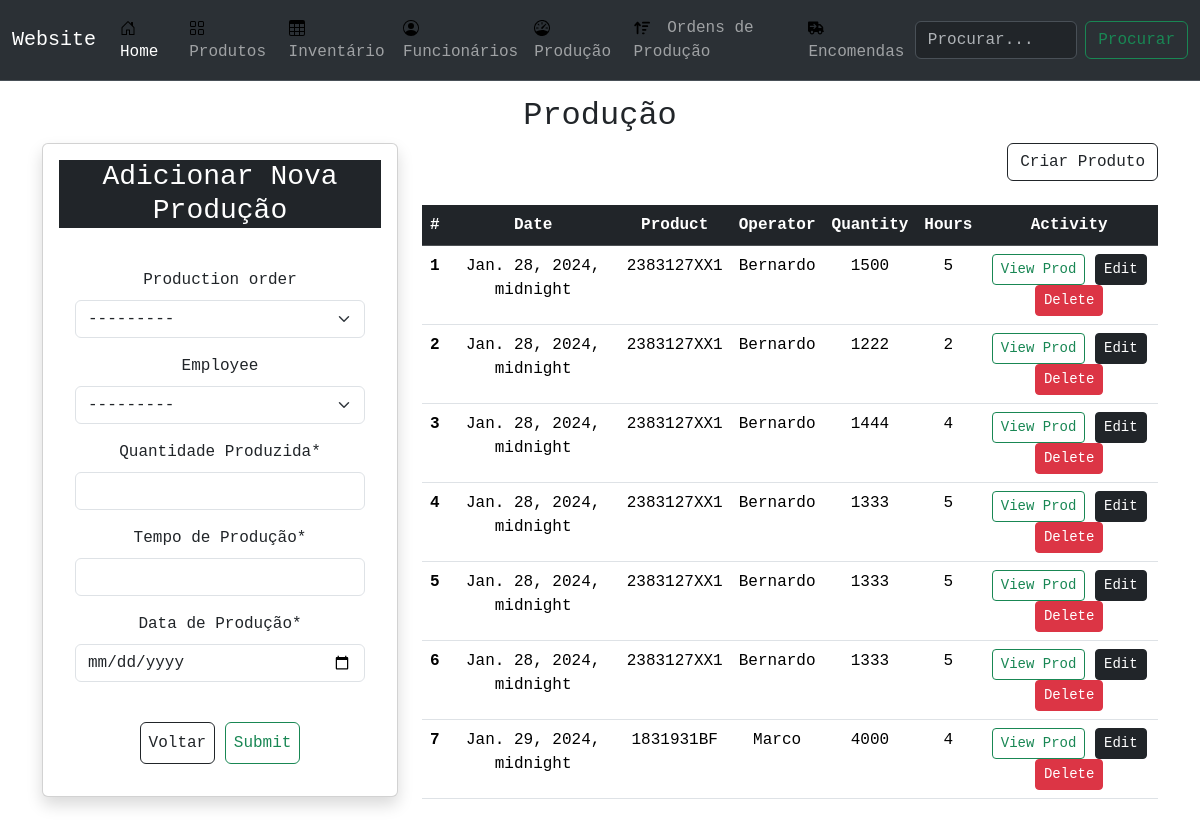
Screenshot of /product/production/ with the database file from the repository.
### product/models.py (models this page shows, shortened)
class Production(models.Model):
    production_order = models.ForeignKey(ProductionOrder, on_delete=models.CASCADE, blank=True, null=True)
    employee = models.ForeignKey(Employee, on_delete=models.CASCADE, blank=True, null=True)
    quantity = models.IntegerField(verbose_name='Quantidade Produzida')
    time = models.IntegerField(verbose_name= 'Tempo de Produção')
    date = models.DateTimeField(verbose_name='Data de Produção')

class ProductionOrder(models.Model):
    product = models.OneToOneField(Product, on_delete=models.CASCADE, unique=True, blank=True, verbose_name='Produto')
    quantity_ordered = models.IntegerField(verbose_name= 'Quantidade da Ordem')
    quantity_produced = models.IntegerField(verbose_name='Quantidade Produzida', default = 0)
    state = models.CharField(
        max_length=2,
        choices=ProductionState.choices,
        blank= True,
        null= True,
    )
    created = models.DateTimeField(auto_now_add=True)
    def __str__(self):
        return f'{self.product} - Quantidade: {self.quantity_ordered} - Estado: {self.get_state_display()}'

class Product(models.Model):
    CATEGORY = {
    "SHIELD" : "SHIELD",
    "BRACKET" : "BRACKET",
    "ASSEMBLY" : "HANGER ASSEMBLY",
    }
    name=models.CharField(max_length=120, verbose_name='Produto')
    image=models.ImageField(upload_to='product', default='random.jpg')
    description = models.TextField(verbose_name="Descrição", default=" Sem Descrição ")
    price = models.FloatField(help_text='euros cada', verbose_name="Preço")
    category = models.CharField(max_length=20, choices=CATEGORY, blank=True, verbose_name="Categoria")
    created=models.DateTimeField(auto_now_add=True)
    updated=models.DateTimeField(auto_now=True)
    def __str__(self):
        return f'{self.name} - ({self.category})'

### human/models.py (models this page shows, shortened)
class Employee(models.Model):
    first_name = models.CharField(max_length=50)
    last_name = models.CharField(max_length=50)
    email = models.EmailField(max_length=50)
    department = models.CharField(
        max_length=3,
        choices=Department.choices,
        default=Department.PROD
    )
    image = models.ImageField(upload_to='func' ,default='random.jpg')
    contact = models.CharField(max_length=150, blank=True, null=True)
    nationality = models.CharField(max_length=150, default='portuguesa')
    address = models.CharField(max_length=150, blank=True, null=True)
    def __str__(self):
        return f'{self.first_name} {self.last_name} - {self.department}'

### product/views.py (the view)
# urls.py: path('production/', productionView, name='prod'),
def productionView(request):
    q = request.GET.get('q') if request.GET.get('q') is not None else ''
    productions = Production.objects.filter(
        Q(employee__first_name__icontains=q) |
        Q(inventary__product__name__icontains=q)
    )
    ProductionFormSet = modelformset_factory(Production, ProductionForm, extra=1, formset=BaseProductionFormSet)
    formset = ProductionFormSet(queryset=Production.objects.none())
    if request.method == 'POST':
        formset = ProductionFormSet(request.POST)
        if formset.is_valid():
            formset.save()
            return redirect('product:prod')
            messages.success(request, 'Productions added with success!', "alert-success alert-dismissible")
    context = {
        'objects': productions,
        'form':formset,
    }
    return render(request, 'product/production.html', context)

### product/templates/product/production.html
{% extends 'main.html' %}
{% block content %}
<main class="layout__page">
    <div class="container">
        <div class="row text-center">
            <h2>Produção</h2>
        </div>
        <div class="row">
            <div class="col-4">
                {% include 'product/card_form_production.html' %}
            </div>
            <div class="col">
                <div class="text-end">
                    <a type="button" class="btn btn-outline-dark" href="{% url 'product:create' %}">Criar Produto</a>
                </div>
                <div class="row my-4 text-center">
                    <div class="col-ms-2 text-center">
                        <table class="table bg-white">
                            <thead class="thead-dark">
                                <tr class="table-dark">
                                    <th scope="col">#</th>
                                    <th scope="col">Date</th>
                                    <th scope="col">Product</th>
                                    <th scope="col">Operator</th>
                                    <th scope="col">Quantity</th>
                                    <th scope="col">Hours</th>
                                    <th scope="col">Activity</th>
                                </tr>
                            </thead>
                            <tbody>
                                {% for obj in objects %}
                                <tr>
                                    <th scope="row">{{obj.id}}</th>
                                    <td>{{obj.date}}</td>
                                    <td>{{obj.production_order.product.name}}</td>
                                    <td>{{obj.employee.first_name}}</td>
                                    <td>{{obj.quantity}}</td>
                                    <td class="text-center">{{obj.time}}</td>
                                    <td class="text-center">
                                        <a class='btn btn-outline-success btn-sm'
                                            href="{% url 'product:view' obj.production_order.product.id %}">View
                                            Prod</a>
                                        <a class='btn btn-dark btn-sm'
                                            href="{% url 'product:prod-edit' obj.id %}">Edit</a>
                                        <a class='btn btn-danger btn-sm'
                                            href="{% url 'product:prod-del' obj.id %}">Delete</a>
                                    </td>
                                </tr>
                                {% endfor %}
                            </tbody>
                        </table>
                    </div>
                </div>
            </div>
        </div>
    </div>
</main>
{% endblock content %}

### static/styles/styles.css (style rules this page uses)
* { font-family: "Menlo", "Monaco", "Consolas", "Courier New", monospace; padding: 0; text-rendering: optimizeLegibility; }
body { background-color: rgb(230, 227, 227); }
main { display: flex; }

### rows the page displays
Production: id "1", date "Jan. 28, 2024, midnight", production_order.product.name "2383127XX1", employee.first_name "Bernardo", quantity "1500", time "5"
Production: id "2", date "Jan. 28, 2024, midnight", production_order.product.name "2383127XX1", employee.first_name "Bernardo", quantity "1222", time "2"
Production: id "3", date "Jan. 28, 2024, midnight", production_order.product.name "2383127XX1", employee.first_name "Bernardo", quantity "1444", time "4"
Production: id "4", date "Jan. 28, 2024, midnight", production_order.product.name "2383127XX1", employee.first_name "Bernardo", quantity "1333", time "5"
Production: id "5", date "Jan. 28, 2024, midnight", production_order.product.name "2383127XX1", employee.first_name "Bernardo", quantity "1333", time "5"
Production: id "6", date "Jan. 28, 2024, midnight", production_order.product.name "2383127XX1", employee.first_name "Bernardo", quantity "1333", time "5"
Production: id "7", date "Jan. 29, 2024, midnight", production_order.product.name "1831931BF", employee.first_name "Marco", quantity "4000", time "4"
